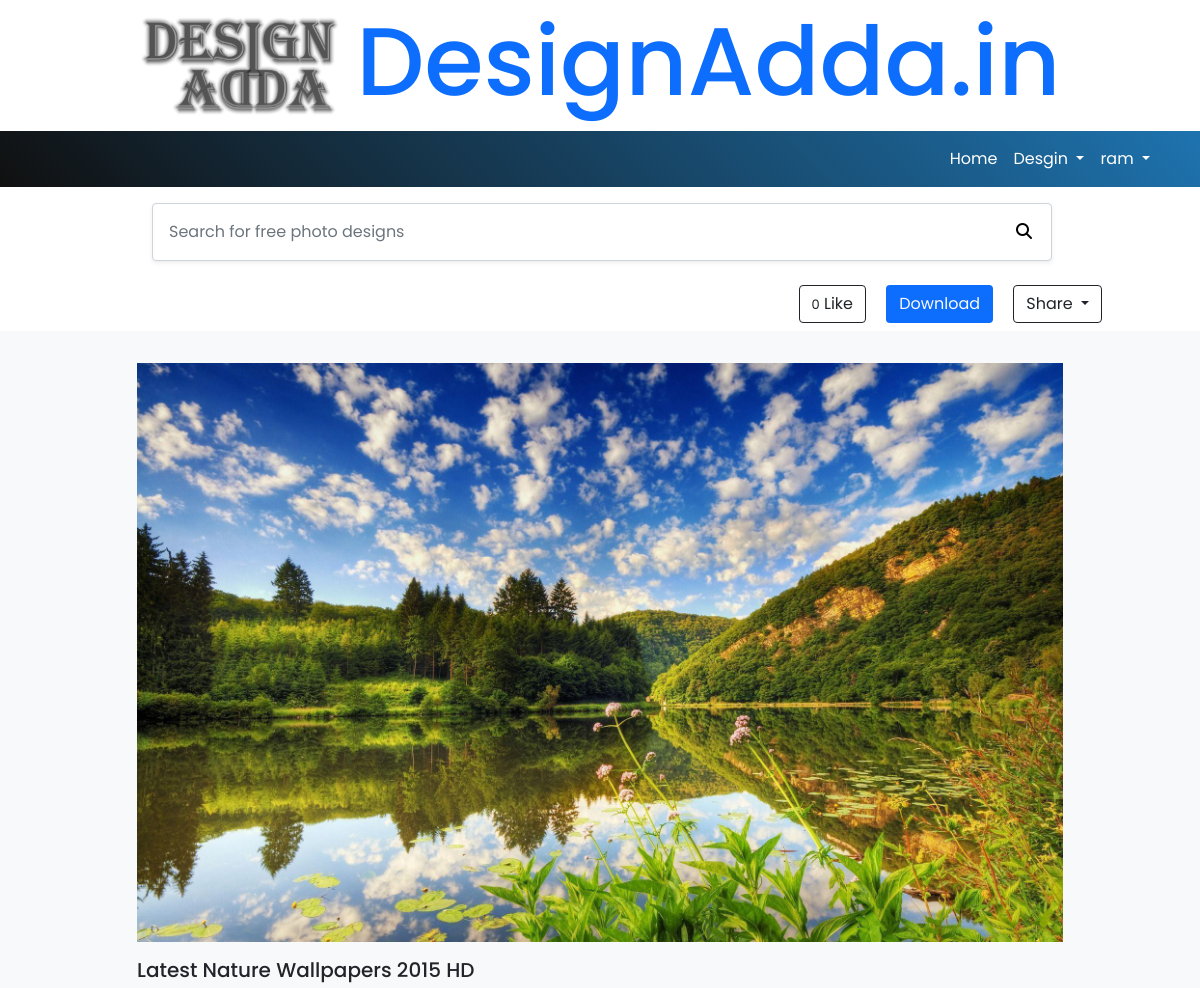
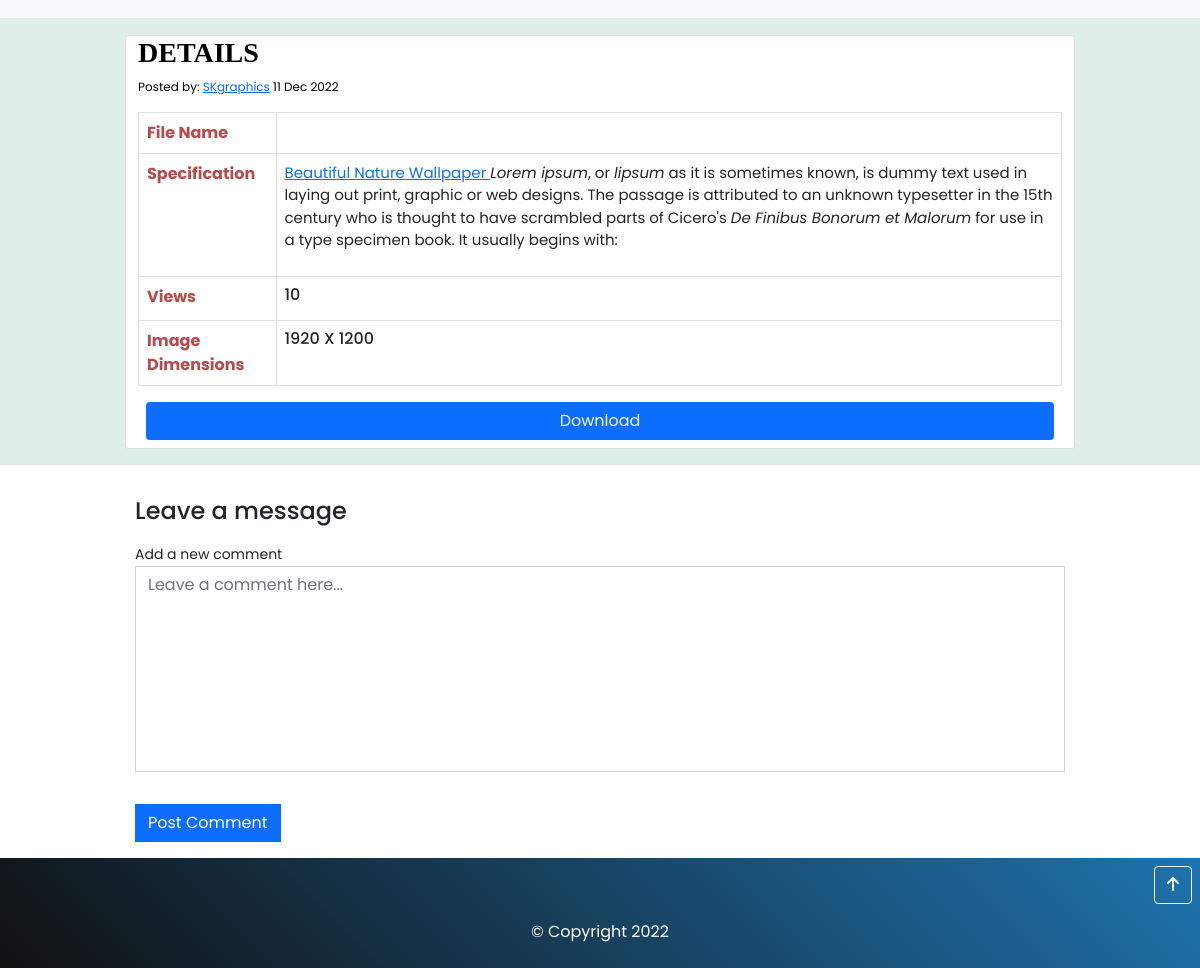
The page /detail/latest-nature-wallpapers-2015-hd (signed in) on the database its author committed (2 pictures, top to bottom).
### app/models.py (models this page shows, shortened)
class Product(models.Model):
    product_name = models.CharField(max_length=255)
    product_type = models.ForeignKey(Category, verbose_name="Category", on_delete=models.CASCADE)
    description = HTMLField(null=True, blank=True)
    price = models.IntegerField(default='0')
    mrp = models.IntegerField(default='0')
    image = models.ImageField(upload_to="upload/",null=True, blank=True)
    product_zip = models.FileField(upload_to="product_zip/",null=True, blank=True)
    posted_by = models.CharField(max_length=50, null=True, blank=True, default="SKgraphics", editable=False)
    slug = AutoSlugField(populate_from='product_name', unique=True,null=True, default=None)
    views = models.IntegerField(default='0', editable=False)
    share = models.IntegerField(default='0', editable=False)
    downloads = models.IntegerField(default='0', editable=False)
    software_used  = models.CharField(max_length=100, null=True, blank=True, default="N/A")
    created_date = models.DateTimeField(auto_now_add=True)
    updated_date = models.DateTimeField(auto_now=True)

### app/views.py (the view, shortened to what this page needs)
# urls.py: path("detail/<prd_slug>",views.ProductDetail,name="detail"),
def ProductDetail(request,prd_slug):
    slug=Product.objects.get(slug=prd_slug)
    comments = Comment.objects.filter(product_id_id = slug.id).order_by('-created_date')
    reply = Reply.objects.all().order_by('-created_date')
    slug.views= slug.views + 1
    slug.save()
    product_id = slug.id
    filesize=''
    filename=''
    filetype=''
    if slug.product_zip != '':
        filesize = slug.product_zip.file.size # Get image size
        filename = str(slug.product_zip)
        filename = filename.replace('_', ' ')
        filetype = mimetypes.guess_type(filename)[0]
    my_data = Category.objects.all()
    product = Product.objects.all().order_by('-views')
    prd = slug.product_name
    slc = slice(20)
    product = Product.objects.filter(product_name__icontains=str(prd[slc])).order_by("product_name")[:20]
    total_likes = Like.objects.filter(product_id=product_id).count() #Total likes
    if request.session.has_key('customer_id'):
        is_customer = request.session['customer_name']
        is_customer_id = request.session['customer_id']
        if Like.objects.filter(product_id=product_id,customer_id=is_customer_id).exists():
            like_status = 1
        else:
            like_status = 0
        context = {
                'product_slug':slug,
                'category':my_data,
                'is_customer':is_customer,
                'is_customer_id':is_customer_id,
                'product':product,
                'filesize':filesize,
                'total_likes':total_likes,
                'like_status':like_status,
                'filename':filename,
                'filetype':filetype,
                'comments':comments,
                'reply':reply
        }
        return render(request,"app/detail.html",context)

### app/templates/app/detail.html (shortened to what this page needs)
{% extends 'base.html' %}
{% load social_share %}
{% load static %}
{% block content  %}
{% include 'search_form.html' %}
{% if product_slug %}
    <section class="mt-3">
        <div class="container">
            <div class="text-end p-2 pe-5">
                {% if is_customer_id %}
                    {% if like_status == 1 %}
                    <a class="btn btn-dark mx-2" href="{% url 'likes' user_id=is_customer_id item_id=product_slug.id prd_slug=product_slug.slug %}">
                        <span style="font-size:13px">{{total_likes  }}</span> Like
                    </a>
                    {% else %}
                        <a style="border:1px solid " class="btn  mx-2" href="{% url 'likes' user_id=is_customer_id item_id=product_slug.id prd_slug=product_slug.slug %}">
                            <span style="font-size:13px">{{total_likes  }}</span> Like
                        </a>
                    {% endif %}
                    <a class="btn bg-primary text-light mx-2" href="{% url 'download' user_id=is_customer_id item_id=product_slug.id prd_slug=product_slug.slug %}">Download</a>
                {% else %}
                    <a class="btn btn-outline-dark mx-2" href="/login"> Like</a>
                    <a class="btn bg-primary text-light mx-2" href="/login">Download</a>
                {% endif %}
                <span class="dropdown">
                    <button class="btn btn-outline-dark mx-2 dropdown-toggle" type="button" id="dropdownMenuButton1" data-bs-toggle="dropdown" aria-expanded="false">
                      Share
                    </button>
                </span>
            </div>
        </div>
    </section>
    <section class="bg-light py-3">
        <div class="container">
            <div class="row d-flex justify-content-center">
                <div class="col-md-10">
                    <div >
                        <figure class="text-center mt-3">
                            <img id="imgpath" id="image" style="width: 100%" src="{{product_slug.image.url | urlencode }}" alt="{{product_slug.product_name}}" >
                        </figure>
                        <h5>{{product_slug.product_name }}</h5>
                    </div>
                </div>
            </div>
        </div>
    </section>
    <section class="photo_detail">
        <div class="container py-3">
            <div class="row d-flex justify-content-center">
                <div class="col-md-10 card pb-2">
                    <h3 style="font-weight: 600;font-family: emoji;">DETAILS</h3>
                    <p style="font-size:12px">Posted by: <a href="http://127.0.0.1:8000/">{{product_slug.posted_by}}</a> {{product_slug.created_date|date:" d M Y"}} </p>
                    <table class="table table-bordered">
                        <tr>
                            <td class="details_heading">File Name</td>
                            <td><h6>{{filename | slice:"12:"}}</h6></td>
                        </tr>
                        <tr>
                            <td class="details_heading">Specification</td>
                            <td>
                                <div style="font-size:15px">
                                    {{product_slug.description | safe }}
                                </div>
                            </td>
                        </tr>
                        <tr>
                            <td class="details_heading">Views</td>
                            <td><h6>{{product_slug.views}}</h6></td>
                        </tr>
                        <tr>
                            <td class="details_heading" title="Not a product dimensions">Image Dimensions</td>
                            <td>
                                <h6 id="dimensions"></h6>
                            </td>
                        </tr>
                    </table>
                    {% if is_customer_id %}
                        <a class="btn bg-primary text-light mx-2" href="{% url 'download' user_id=is_customer_id item_id=product_slug.id prd_slug=product_slug.slug %}">Download</a>
                    {% else %}
                        <a class="btn bg-primary text-light mx-2" href="/login">Download</a>
                    {% endif %}
                </div>
            </div>
        </div>
    </section>
{% endif %}
{% include 'comment/comments.html' %}
{% endblock content  %}

### static/css/style.css (style rules this page uses)
* { font-family: 'Poppins', sans-serif; }
body { box-sizing: border-box; overflow-x: hidden; background: #ddd; }
.photo_detail { background-color: #deefe8; color: #000; padding-top: 1px; }
.card { position:relative; }
.details_heading { font-weight: bolder; color: #b74b4b; }

### rows shown on the page
Product: image|urlencode (picture), product_name "Latest Nature Wallpapers 2015 HD", posted_by "SKgraphics", created_date "11 Dec 2022", description "Beautiful Nature Wallpaper Lorem ipsum , or lipsum as it is sometimes known, is dummy text used in laying out print, graphic or web designs. The passage is attributed to an unknown typesetter in the 15th century who is thought to have scrambled parts of Cicero's De Finibus Bonorum et Malorum for use in a type specimen book. It usually begins with:", views "10"

### other values the page prints
{{ is_customer }} "ram"
{{ total_likes }} "0"
